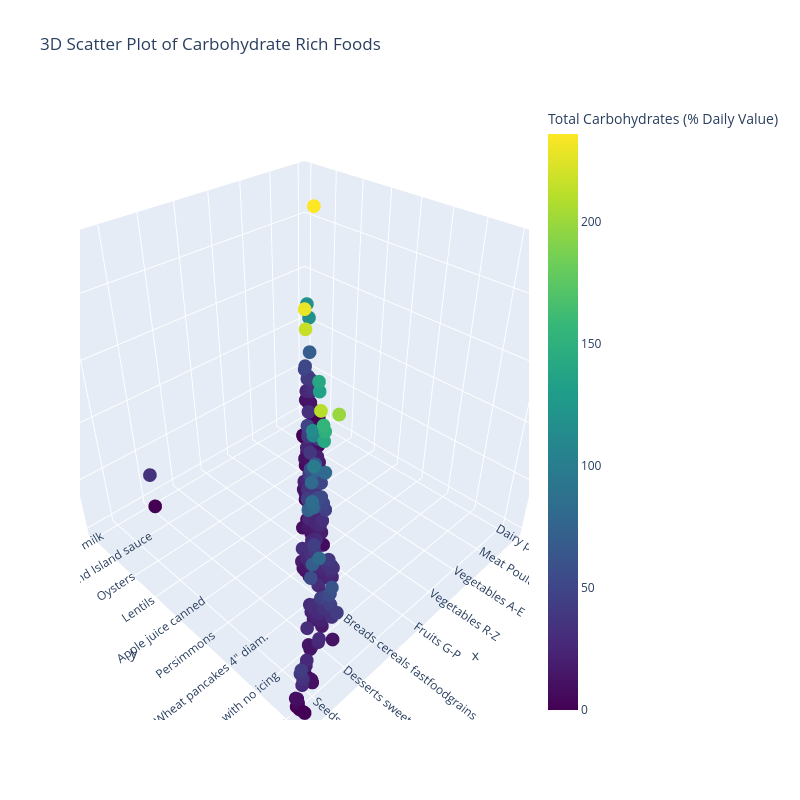

This figure's notebook cell:
### Code cell
trace1 = go.Scatter3d(
    x=nutrients['Category'].values,
    y=nutrients['Food'].values,
    z=nutrients['Carbs'].values,
    text=nutrients['Food'].values,
    mode='markers',
    marker=dict(
        sizemode='diameter',
        sizeref=750,
        color=nutrients['Carbs'].values,
        colorscale='Viridis',
        colorbar=dict(title='Total Carbohydrates (% Daily Value)'),
        line=dict(color='rgb(255, 255, 255)')
    )
)

data=[trace1]

layout=dict(
    height=800,
    width=800,
    title='3D Scatter Plot of Carbohydrate Rich Foods'
)

fig=dict(data=data, layout=layout)

py.iplot(fig, filename='3DBubble')

### Figure 1 — Plotly figure (JSON) as saved in the notebook; plotly's stock layout.template omitted (floating-point values rounded to 4 significant figures; data arrays with more than 128 entries replaced by an {"elided": "..."} marker saying what was removed)
{"data": [{"marker": {"color": {"elided": "331 float values"}, "colorbar": {"title": {"text": "Total Carbohydrates (% Daily Value)"}}, "colorscale": [[0, "#440154"], [0.1111, "#482878"], [0.2222, "#3e4989"], [0.3333, "#31688e"], [0.4444, "#26828e"], [0.5556, "#1f9e89"], [0.6667, "#35b779"], [0.7778, "#6ece58"], [0.8889, "#b5de2b"], [1, "#fde725"]], "line": {"color": "rgb(255, 255, 255)"}, "sizemode": "diameter", "sizeref": 750}, "mode": "markers", "text": {"elided": "331 str values"}, "type": "scatter3d", "x": {"elided": "331 str values"}, "y": {"elided": "331 str values"}, "z": {"elided": "331 float values"}}], "layout": {"height": 800, "title": {"text": "3D Scatter Plot of Carbohydrate Rich Foods"}, "width": 800}}
